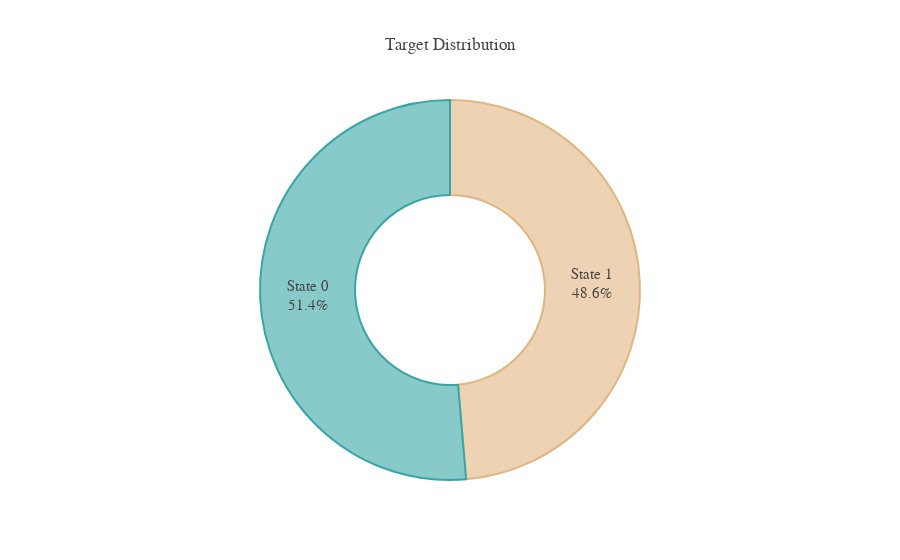

Notebook source saved alongside this figure:
### Code cell
fig = go.Figure()
fig.add_trace(go.Pie(labels=target.index, values=target*100, hole=.5, 
                     text=text, sort=False, showlegend=False, 
                     marker=dict(colors=pal, line=dict(color=color, width=2)), 
                     hovertemplate='State %{label}: %{value:.2f}%<extra></extra>'))

fig.update_layout(template=temp, title='Target Distribution', 
                  uniformtext_minsize=15, uniformtext_mode='hide', width=700)
fig.show()

### Figure 1 — Plotly figure (JSON) as saved in the notebook; plotly's stock layout.template omitted (floating-point values rounded to 4 significant figures)
{"data": [{"hole": 0.5, "hovertemplate": "State %{label}: %{value:.2f}%<extra></extra>", "labels": [1, 0], "marker": {"colors": ["#EDD3B3", "#88CAC9"], "line": {"color": ["#E1B580", "#38A6A5"], "width": 2}}, "showlegend": false, "sort": false, "text": ["State 1", "State 0"], "type": "pie", "values": [48.65, 51.35]}], "layout": {"autosize": true, "title": {"text": "Target Distribution"}, "uniformtext": {"minsize": 15, "mode": "hide"}}}
